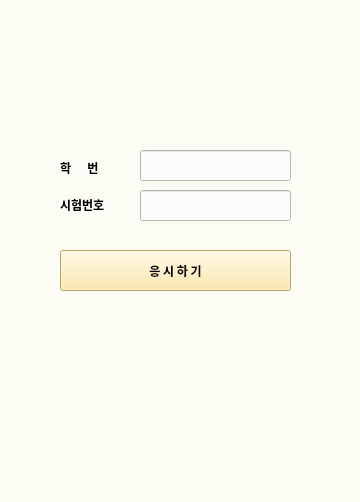
<?xml version="1.0" encoding="UTF-8"?>
<ui version="4.0">
 <class>MainWindow</class>
 <widget class="QMainWindow" name="MainWindow">
  <property name="minimumSize">
   <size>
    <width>360</width>
    <height>480</height>
   </size>
  </property>
  <property name="mouseTracking">
   <bool>false</bool>
  </property>
  <property name="windowTitle">
   <string>WatchU</string>
  </property>
  <property name="autoFillBackground">
   <bool>true</bool>
  </property>
  <property name="styleSheet">
   <string notr="true">background-color:rgb(252, 252, 244)</string>
  </property>
  <widget class="QWidget" name="centralwidget">
   <property name="minimumSize">
    <size>
     <width>360</width>
     <height>480</height>
    </size>
   </property>
   <widget class="QLabel" name="label_sn">
    <property name="geometry">
     <rect>
      <x>60</x>
      <y>160</y>
      <width>64</width>
      <height>15</height>
     </rect>
    </property>
    <property name="font">
     <font>
      <family>나눔스퀘어라운드 Bold</family>
      <weight>75</weight>
      <bold>true</bold>
     </font>
    </property>
    <property name="text">
     <string>학      번</string>
    </property>
   </widget>
   <widget class="QLabel" name="label_en">
    <property name="geometry">
     <rect>
      <x>60</x>
      <y>197</y>
      <width>64</width>
      <height>15</height>
     </rect>
    </property>
    <property name="font">
     <font>
      <family>나눔스퀘어라운드 Bold</family>
      <weight>75</weight>
      <bold>true</bold>
     </font>
    </property>
    <property name="text">
     <string>시험번호</string>
    </property>
   </widget>
   <widget class="QLineEdit" name="lineEdit_en">
    <property name="geometry">
     <rect>
      <x>140</x>
      <y>190</y>
      <width>151</width>
      <height>31</height>
     </rect>
    </property>
    <property name="font">
     <font>
      <family>NanumSquare</family>
     </font>
    </property>
    <property name="accessibleName">
     <string>lineEdit_en</string>
    </property>
    <property name="styleSheet">
     <string notr="true">background-color:rgb(252, 252, 252)</string>
    </property>
   </widget>
   <widget class="QPushButton" name="startButton">
    <property name="geometry">
     <rect>
      <x>60</x>
      <y>250</y>
      <width>231</width>
      <height>41</height>
     </rect>
    </property>
    <property name="font">
     <font>
      <family>나눔스퀘어라운드 Bold</family>
      <weight>75</weight>
      <bold>true</bold>
     </font>
    </property>
    <property name="accessibleName">
     <string>startButton</string>
    </property>
    <property name="styleSheet">
     <string notr="true">background-color:rgb(255, 230, 153)</string>
    </property>
    <property name="text">
     <string>응 시 하 기</string>
    </property>
    <property name="autoDefault">
     <bool>true</bool>
    </property>
    <property name="flat">
     <bool>false</bool>
    </property>
   </widget>
   <widget class="QLineEdit" name="lineEdit_sn">
    <property name="geometry">
     <rect>
      <x>140</x>
      <y>150</y>
      <width>151</width>
      <height>31</height>
     </rect>
    </property>
    <property name="font">
     <font>
      <family>NanumSquare</family>
     </font>
    </property>
    <property name="accessibleName">
     <string>lineEdit_sn</string>
    </property>
    <property name="autoFillBackground">
     <bool>false</bool>
    </property>
    <property name="styleSheet">
     <string notr="true">background-color:rgb(252, 252, 252)</string>
    </property>
   </widget>
  </widget>
  <widget class="QStatusBar" name="statusbar"/>
 </widget>
 <resources/>
 <connections/>
</ui>
